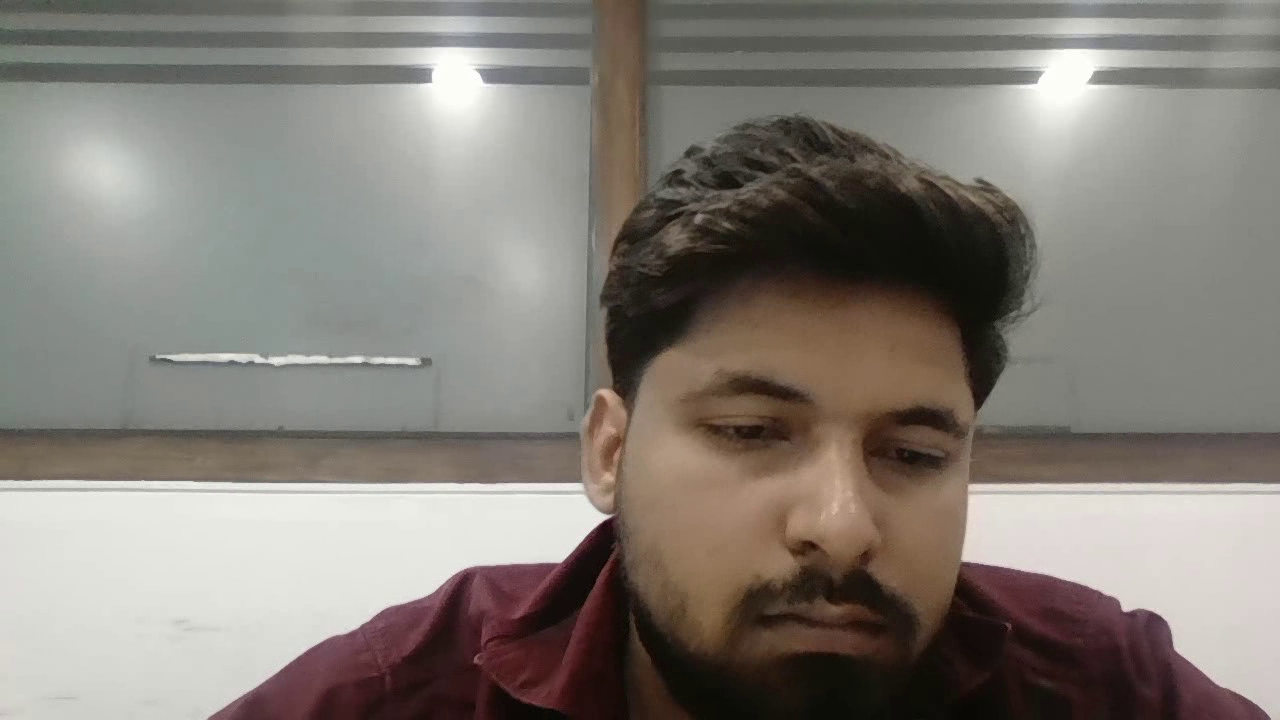
#> input picture frame 8 of test.mp4, 1280 x 720 px, given in place of the camera
$ python video_capture.py
#> lines starting #> are read from the running program, lines starting #| are printed output that depends on the picture
import cv2
FFMPEG_PATH = r"C:\Users\hitesh\AppData\Local\Microsoft\WinGet\Links\ffmpeg.exe"
import subprocess
import os

from datetime import datetime


def record_video(seconds=5):

#> called with seconds = 5
    cap = cv2.VideoCapture(0,cv2.CAP_DSHOW)

    if not cap.isOpened():

        print(
            "Camera Not Available"
        )

        return None

    timestamp = datetime.now().strftime(
        "%Y%m%d_%H%M%S"
    )

    temp_video = (
        f"evidence/videos/{timestamp}_temp.mp4"
    )

    final_video = (
        f"evidence/videos/{timestamp}.mp4"
    )

    fourcc = cv2.VideoWriter_fourcc(
        *'mp4v'
    )

    out = cv2.VideoWriter(
        temp_video,
        fourcc,
        20.0,
        (640, 480)
    )

    total_frames = seconds * 20

    for _ in range(total_frames):

        ret, frame = cap.read()

        if not ret:
            break

        out.write(frame)
#> this loop made 31 passes
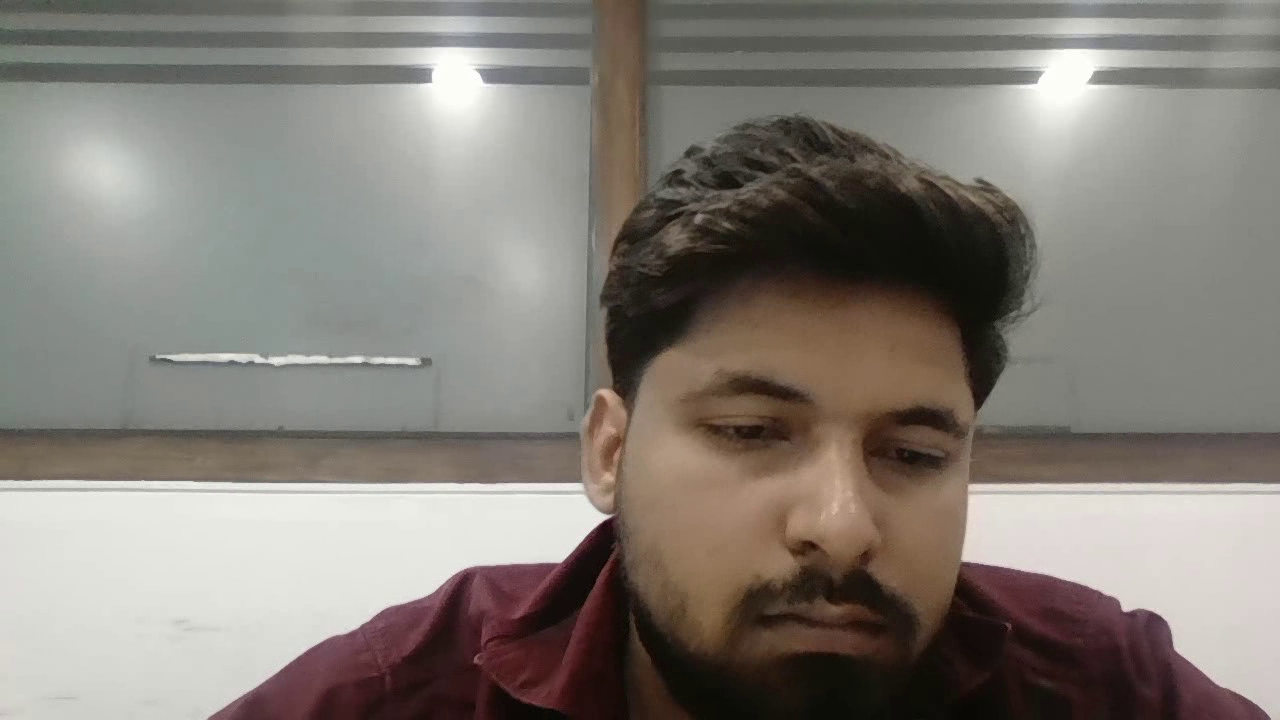
#> input picture frame 8 of test.mp4, 1280 x 720 px, given in place of the camera
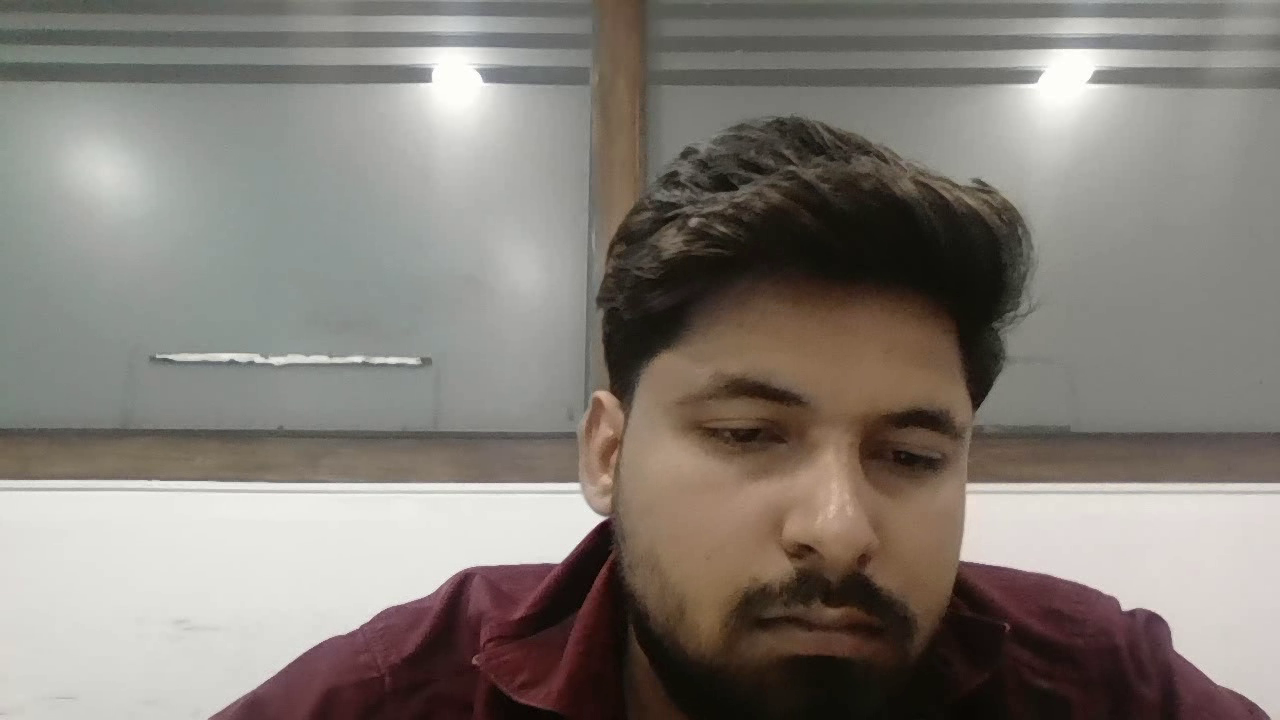
#> input picture frame 9 of test.mp4, 1280 x 720 px, given in place of the camera
#> after the loop:
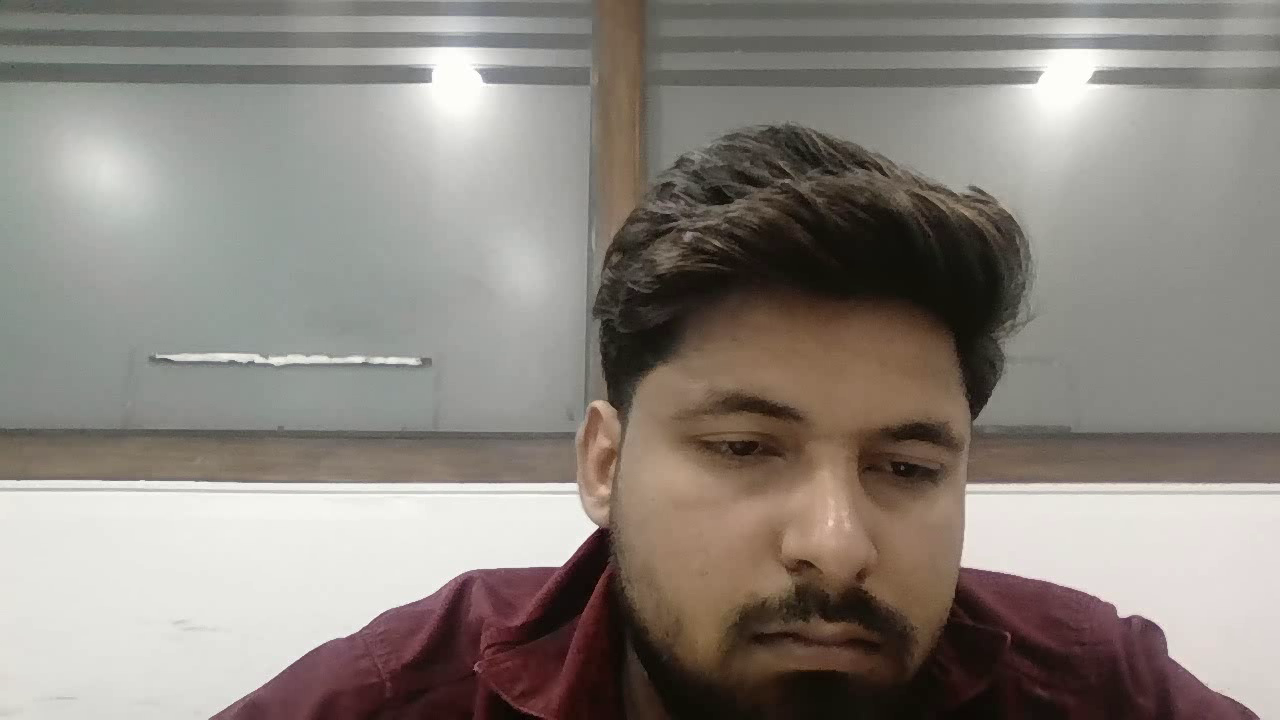
#> frame: shape (720, 1280, 3); mean B, G, R 126.8, 133.5, 140.1

    cap.release()
    out.release()
    cv2.destroyAllWindows()
    del cap
    del out

    print(
        "Converting Video..."
    )

    try:

        subprocess.run(
            [
                FFMPEG_PATH,
                "-y",
                "-i",
                temp_video,
                "-c:v",
                "libx264",
                "-pix_fmt",
                "yuv420p",
                final_video
            ],
            stdout=subprocess.DEVNULL,
            stderr=subprocess.DEVNULL,
            check=True
        )

        os.remove(
            temp_video
        )

        print(
            "Video Saved:",
            final_video
        )

        return final_video

    except Exception as e:

        print(
            "FFmpeg Conversion Failed:",
            e
        )

        return temp_video


if __name__ == "__main__":

    record_video(5)

$ run again, starting later in the video
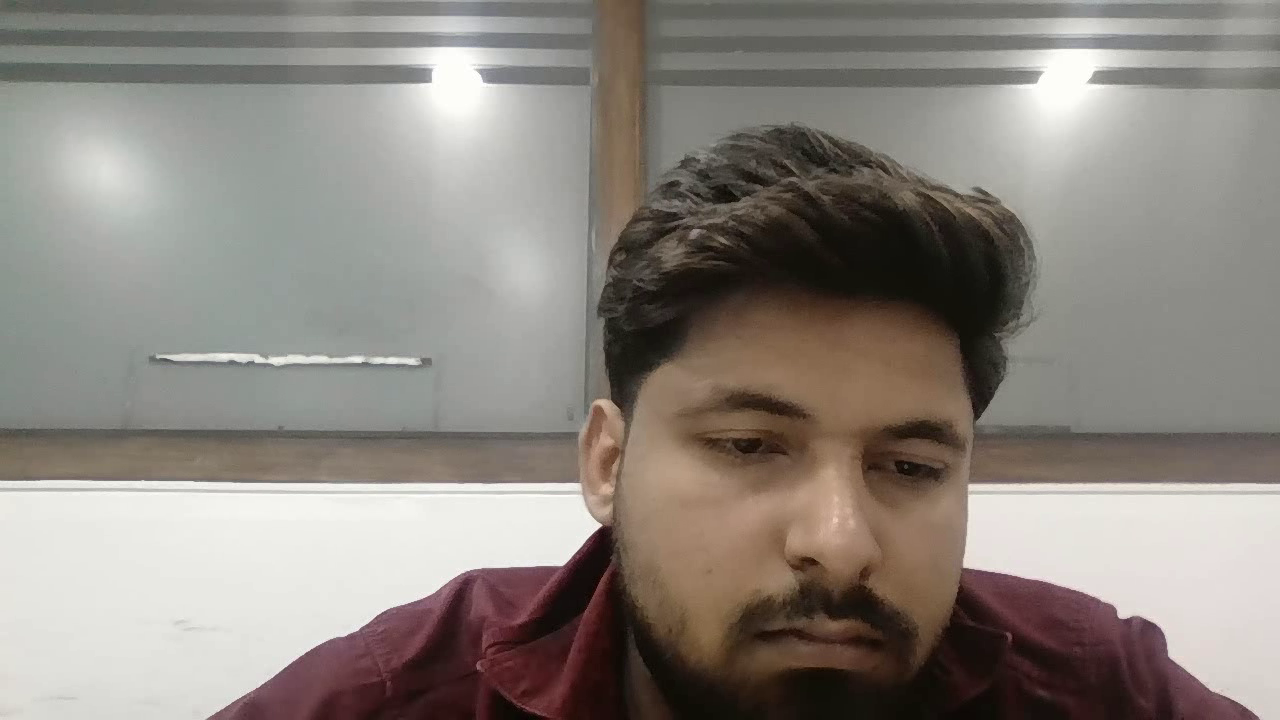
#> input picture frame 39 of test.mp4, 1280 x 720 px, given in place of the camera
#> the loop in record_video, `for _ in range(total_frames): ` made 31 passes
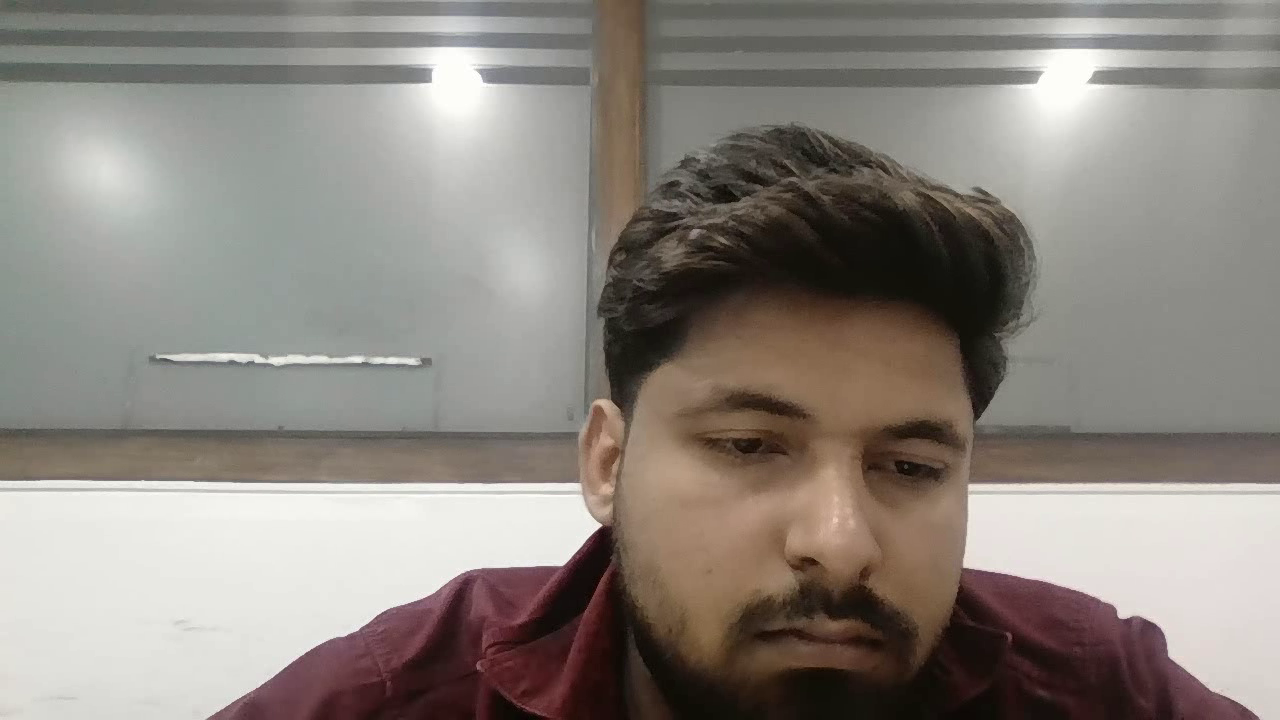
#> input picture frame 39 of test.mp4, 1280 x 720 px, given in place of the camera
#> after the loop in record_video, `for _ in range(total_frames):`:
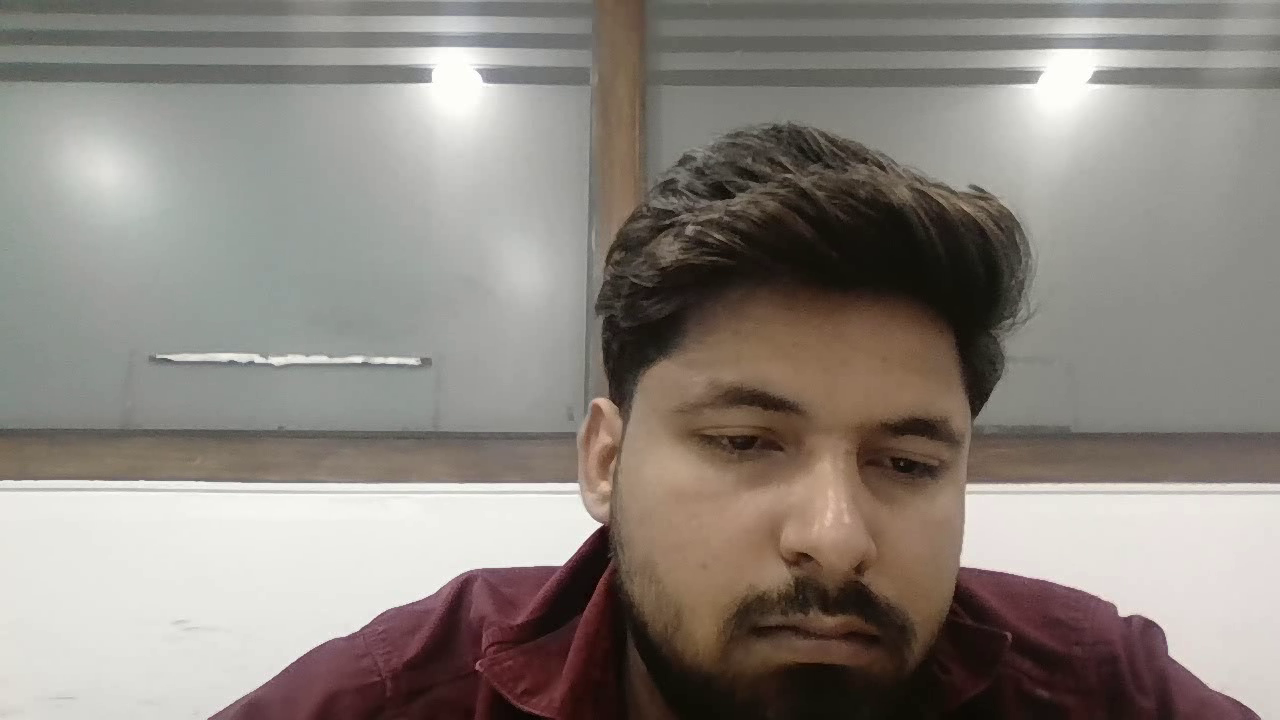
#> frame: shape (720, 1280, 3); mean B, G, R 127.2, 133.8, 140.5
